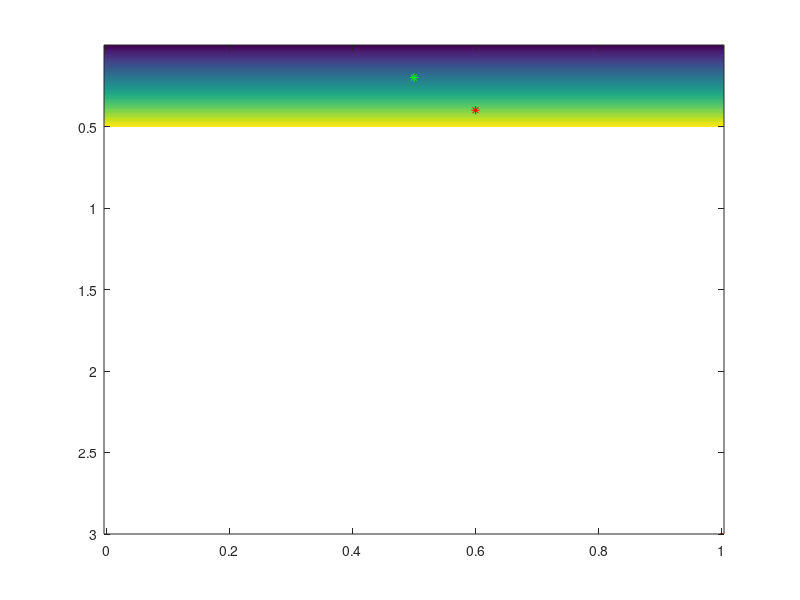

Here is the MATLAB script that generated this plot: (Note: this script raises an error after producing the figure.)
%%% Test géodesique dans 
%% On propose dans ce document de déterminer une géodésique directement dans l'espace
%%  de lacets simplifier à cercles de rayon R = x_3 positionné en $ (x_1,0,0)$, espace
%% donc de dimension $2$
%% ON suppose ici que u=1 et donc le poids correspond simplement 
clear all;

figure(1)
R_max = 1;
N = 2^7;
x_R = linspace(-0.5,0.5,N); 
x_1 = linspace(0,1,N);

[X1,X2] = meshgrid(x_1,x_R);
epsilon = 1*10^(-1);
W = (2*pi*abs(X2)+ 0*epsilon./(sqrt(X2.^2 + epsilon)));

gamma1 = [0.5,0.2]; gamma1_pd(1) = 1 + round(gamma1(1)*(N-1));  gamma1_pd(2)= 1 + round((gamma1(2)+0.5)*(N-1));
gamma2 = [0.6,0.4] ; gamma2_pd(1) = 1 + round(gamma2(1)*(N-1));  gamma2_pd(2)= 1 + round((gamma2(2)+0.5)*(N-1));

clf
%colormap('jet')
imagesc(x_1,x_R(N/2+1:N),W(N/2+1:N,:));
hold on;
plot(gamma1(1),gamma1(2),'*g',LineWidth=3);
plot(gamma2(1),gamma2(2),'*r',LineWidth=3);



options.nb_iter_max = Inf;

[D,S] = perform_fast_marching(1./W', gamma1_pd', options);
%Geodesic = round(compute_geodesic(D,gamma2_pd));
%gamma(:,1) = x_1(round(Geodesic(1,:)));
%gamma(:,2) = x_R(round(Geodesic(2,:)));


[GD1,GD2] = gradient(D);
Norm_GD = sqrt(GD1.^2 +GD2.^2 + 0*10^(-16));
GD1 = GD1./Norm_GD; GD2 = GD2./Norm_GD; 

gamma(1,:) = gamma2';

alpha = 0.5/N;
j=1;

%while (max(sqrt((gamma(j,1)-gamma1(1)).^2 + (gamma(j,2)-gamma1(2)).^2+ (gamma(j,3)-gamma1(3)).^2)) >0.05),
for j=1:100,
gamma_pd = 1 + round(gamma(j,:)*(N-1));
gamma_pd(2) = 1 + round((gamma(j,2)+0.5)*(N-1));

grad_D1 = GD1(gamma_pd(1),gamma_pd(2));
grad_D2 = GD2(gamma_pd(1),gamma_pd(2));


gamma(j+1,:) = gamma(j,:) - alpha*[grad_D2,grad_D1];
gamma(j+1,2) = max(gamma(j+1,2),0);

plot(gamma(j+1,1),gamma(j+1,2),'w*')

%j=j+1
end


J = size(gamma,1);

for j=1:J,
plot(gamma(j,1),gamma(j,2),'w*')
end


plot(gamma1(1),gamma1(2),'*g',LineWidth=3);
plot(gamma2(1),gamma2(2),'*r',LineWidth=3);



name_fig = ['Test1_gedesique_poids.eps']; 
 print('-depsc', name_fig)



figure(2)

%%%%%%%%%%%%%%%%%%%%%% on trace les géodésiques %%%%%%%%%%
theta = linspace(0,2*pi);
clf;
plot3(gamma1(1)+gamma1(2)*cos(theta),0.5+gamma1(2)*sin(theta),0+0*theta,'g',LineWidth=3);
hold on;
plot3(gamma2(1)+gamma2(2)*cos(theta),0.5+gamma2(2)*sin(theta),0+0*theta,'r',LineWidth=3);

for j=1:J,
plot3(gamma(j,1)+gamma(j,2)*cos(theta),0.5+gamma(j,2)*sin(theta),0+0*theta,'b');
end

axis auto

name_fig = ['Test1_gedesique_cercle_image_Gamma.eps']; 
 print('-depsc', name_fig)
